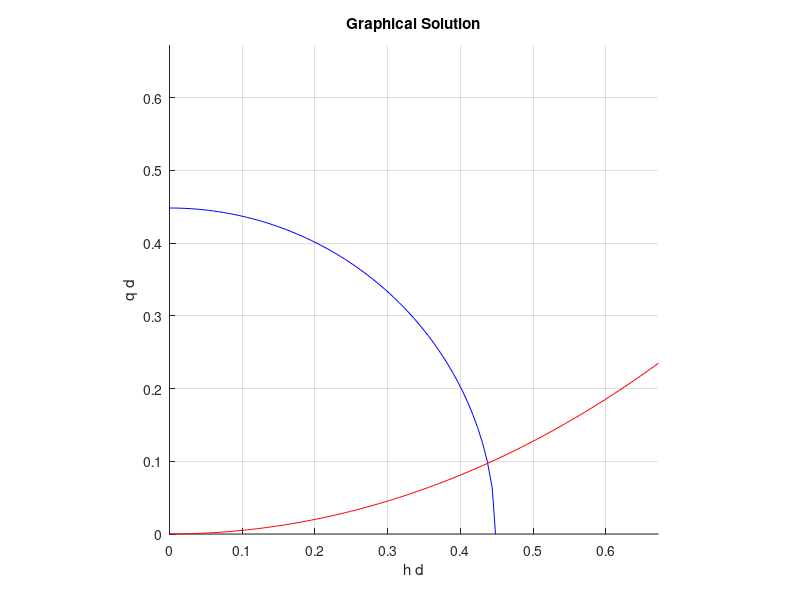

The MATLAB script that drew this image: (Note: this script raises an error after producing the figure.)
%% Problem 8.2-5; Field dist. in slab WG
% variables:
%   lr: wavelength
%   n1: cladding index
%   n2: core index
%   lr: wavlength (in micrometers)
%   d: vector with film thicknesses
%   pol: polarization state (1: TE, 2:TM)
%
% All length units are in micrometers

global V

n1=1.46;   %top region (the cover)
n2=1.48;  %waveguide film indices
d=0.5;      %waveguide film thicknesses
lr=0.85;    %wavelength
ko=2*pi/lr;

%normalized frequency
V=d*pi/lr*sqrt(n2^2-n1^2)


%break x up into 2 pi intervals
intervals=ceil(1.01*V)

% plots 
figure(1)
clf
hold 'on'
if intervals==1
    x=linspace(0, 1.5*V,101);
    x=sort([x,V]);
    I=find(x<=V);
    y1=sqrt(V^2-x.^2);  %dispersion
    y2=x.*tan(x/2);     %symmetric
    y3=-x.*cot(x/2);    %antisymetric
    plot(x(I),y1(I),'b')
    plot(x,y2,'r')
    plot(x,y3,'g')
    grid
    axis image
    axis([0, max(x), 0 max(x)])
    xlabel('h d')
    ylabel('q d')
    title('Graphical Solution')
    hold 'off'

else
    
    for lp=1:intervals
        %only plot in pi/2 intervals to eliminate positive/negative changes
        x=linspace(pi/2*(lp-1),pi/2*lp,101);
        x=x(2:end);
        I=find(x<V);
        y1=sqrt(V^2-x.^2);  %dispersion
        y2=x.*tan(x);     %symmetric
        y3=-x.*cot(x);    %antisymetric
        plot(x(I),y1(I),'b')
        plot(x,y2,'r')
        plot(x,y3,'g')
    end
    grid
    axis image
    axis([0, pi/2*intervals, 0, pi/2*intervals])
    xlabel('hd/2')
    ylabel('qd/2')
    hold 'off'
    
end


%(2) symmetric modes

%tan(hd/2)=0
%   zero crossings every pi
%   hd every 2*pi up to V
n_sym= floor(V/(pi));
x_sym=[];
for lp_sym=0:n_sym
    tmp=fminbnd('sym_modes',lp_sym*pi,lp_sym*pi+pi/2)
    x_sym=[x_sym,tmp]
end

%(3) anti-symmetric modes

%cot(hd/2)=0
%   zero crossings every pi/2
%   x every odd multiple of pi
n_asym= round(V/(pi));

x_asym=[];
if n_asym>0
    for lp_asym=1:n_asym
        tmp=fminbnd('asym_modes',pi/2+(lp_asym-1)*pi,pi+(lp_asym-1)*pi)
        x_asym=[x_asym,tmp]
    end
end

hd=2*sort([x_sym,x_asym]);
beta=sqrt((n2*ko)^2-(hd/d).^2);
neff=beta/ko;

%(4) plot the mode fields
figure(2)

x1=linspace(-d/2,d/2,101);
x2=linspace(d/2,2*d,101);
x3=linspace(-2*d,-d/2,101);

nn=0;
while nn<length(beta)
    nn=nn+1;
    subplot(length(beta),1,nn)
    
    if rem(nn,2)==0 %even mode
        'even';
        subplot(length(beta),1,nn)
        h=sqrt((n2*ko)^2-beta(nn).^2);
        q=sqrt(beta(nn).^2-(n1*ko)^2);
        C=sin(h*d/2)*exp(q*d/2);
        E1=sin(h*x1);
        E2=C*exp(-q*x2);
        E3=-C*exp(q*x3);
        
        plot(x1,E1)
        hold 'on'
        plot(x2,E2)
        plot(x3,E3)
        plot([-d/2 -d/2], [-1 1],'k')
        plot([d/2 d/2], [-1 1],'k')
        title('Field Dispersion')
        hold 'off'
        
        
 
    else    %odd mode       
        'odd';
        h=sqrt((n2*ko)^2-beta(nn).^2);
        q=sqrt(beta(nn).^2-(n1*ko)^2);
        C=cos(h*d/2)*exp(q*d/2);
        E1=cos(h*x1);
        E2=C*exp(-q*x2);
        E3=C*exp(q*x3);
        plot(x1,E1)
        hold 'on'
        plot(x2,E2)
        plot(x3,E3)
        plot([-d/2 -d/2], [-1 1],'k')
        plot([d/2 d/2], [-1 1],'k')
        title('Field Dispersion')
        hold 'off'
 
    end
end

    
neff;    

